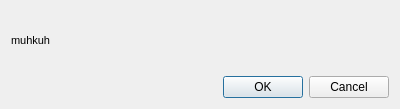
<?xml version="1.0" encoding="UTF-8"?>
<ui version="4.0">
 <class>ConfirmDialog</class>
 <widget class="QDialog" name="ConfirmDialog">
  <property name="geometry">
   <rect>
    <x>0</x>
    <y>0</y>
    <width>400</width>
    <height>109</height>
   </rect>
  </property>
  <property name="windowTitle">
   <string>Dialog</string>
  </property>
  <layout class="QVBoxLayout" name="verticalLayout">
   <item>
    <widget class="QLabel" name="label">
     <property name="text">
      <string>&lt;!DOCTYPE HTML PUBLIC &quot;-//W3C//DTD HTML 4.0//EN&quot; &quot;http://www.w3.org/TR/REC-html40/strict.dtd&quot;&gt;
&lt;html&gt;&lt;head&gt;&lt;meta name=&quot;qrichtext&quot; content=&quot;1&quot; /&gt;&lt;style type=&quot;text/css&quot;&gt;
p, li { white-space: pre-wrap; }
&lt;/style&gt;&lt;/head&gt;&lt;body style=&quot; font-family:'MS Shell Dlg 2'; font-size:8.25pt; font-weight:400; font-style:normal;&quot;&gt;
&lt;p style=&quot; margin-top:0px; margin-bottom:0px; margin-left:0px; margin-right:0px; -qt-block-indent:0; text-indent:0px;&quot;&gt;&lt;span style=&quot; font-size:8pt;&quot;&gt;muhkuh&lt;/span&gt;&lt;/p&gt;&lt;/body&gt;&lt;/html&gt;</string>
     </property>
     <property name="wordWrap">
      <bool>true</bool>
     </property>
    </widget>
   </item>
   <item>
    <layout class="QHBoxLayout" name="horizontalLayout">
     <item>
      <spacer name="horizontalSpacer">
       <property name="orientation">
        <enum>Qt::Horizontal</enum>
       </property>
       <property name="sizeHint" stdset="0">
        <size>
         <width>40</width>
         <height>20</height>
        </size>
       </property>
      </spacer>
     </item>
     <item>
      <widget class="QPushButton" name="okButton">
       <property name="text">
        <string>OK</string>
       </property>
       <property name="default">
        <bool>true</bool>
       </property>
      </widget>
     </item>
     <item>
      <widget class="QPushButton" name="cancelButton">
       <property name="text">
        <string>Cancel</string>
       </property>
      </widget>
     </item>
    </layout>
   </item>
  </layout>
 </widget>
 <resources/>
 <connections>
  <connection>
   <sender>cancelButton</sender>
   <signal>clicked()</signal>
   <receiver>ConfirmDialog</receiver>
   <slot>reject()</slot>
   <hints>
    <hint type="sourcelabel">
     <x>351</x>
     <y>78</y>
    </hint>
    <hint type="destinationlabel">
     <x>199</x>
     <y>54</y>
    </hint>
   </hints>
  </connection>
  <connection>
   <sender>okButton</sender>
   <signal>clicked()</signal>
   <receiver>ConfirmDialog</receiver>
   <slot>accept()</slot>
   <hints>
    <hint type="sourcelabel">
     <x>268</x>
     <y>78</y>
    </hint>
    <hint type="destinationlabel">
     <x>199</x>
     <y>54</y>
    </hint>
   </hints>
  </connection>
 </connections>
</ui>
